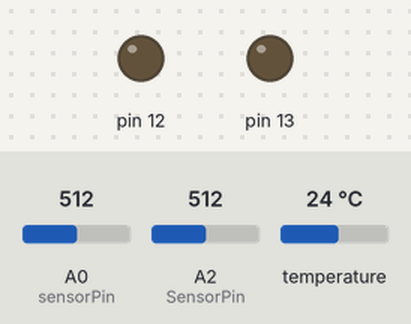
A sketch run on a simulated Arduino Uno, built with avr-gcc and run on an emulated ATmega328P. Parts: output pins drawn as LEDs (lit = HIGH). Inputs (shaded band) come from the test bench; at power-on: A0 (sensorPin) = 512, A2 (SensorPin) = 512, temperature 24 °C. WiFi joins after 1.5 s; servers stay silent unless stated; uploads are accepted with an empty reply; what the sketch prints to the serial monitor is not drawn.

Above: at 6.8 s.
At 10.9 s:
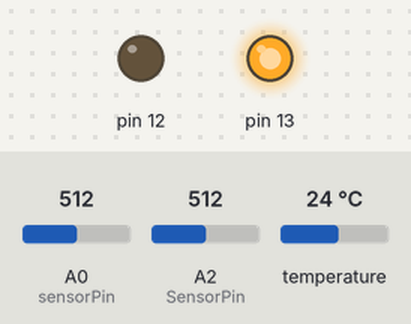
Timing chart, 0 to 13.1 s (numbered marks = the images above):
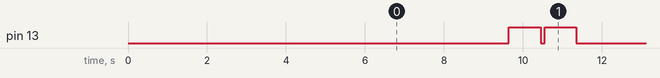

Measured:
- by itself, pin 13: repeats every 7.0 s: LOW 0.10 s, HIGH 0.80 s, LOW 5.3 s, HIGH 0.80 s
- by itself, everything shown: repeats every 7.0 s, in 4 steps

The sketch:

revisi4sensordengandb.ino
```cpp
#include <OneWire.h>
#include <DallasTemperature.h>
#include <Wire.h>
#include <Ethernet.h>
byte mac[] = { 0xDE, 0xAD, 0xBE, 0xEF, 0xFE, 0xED }; //MAC Address
#define ONE_WIRE_BUS 8 // pin suhu
int sensorPin = A0; //pin kekeruhan analog output
#define SensorPin 1          // the pH meter Analog output is connected with the Arduino’s Analog
unsigned long int avgValue;  //Store the average value of the sensor feedback
float b = 0;
int buf[10],temp;
#define SensorPin 2          // the salinitas meter Analog output is connected with the Arduino’s Analog
unsigned long int avgValueSAL;  //Store the average value of the sensor feedback
float c = 0;
int bufs[10],temps;
OneWire oneWire(ONE_WIRE_BUS);
DallasTemperature sensors(&oneWire);
float Celsius = 0;
// float Fahrenheit = 0;
float volt;
float ntu = 0;
float phValue;
float salValue;

//standar value sensor
float standarsuhu = 28.5;
float standarph = 8;
float standarkekeruhan = 3.75;
float standarsalinitas = 24;


int period = 5000; //interval simpan data ke db
unsigned long time_now = 0;
unsigned long byteCount = 0;
bool printWebData = true;  // set to false for better speed measurement
char server[] = "192.168.2.2";
IPAddress ip(192,168,1,2); //arduino IP
EthernetClient client;

void setup() {
  pinMode(12,OUTPUT);
  pinMode(13,OUTPUT);
  sensors.begin();
  Serial.begin(9600);
  Ethernet.begin(mac, ip);
  Serial.print("Local IP : ");
  Serial.println(Ethernet.localIP());
  delay(4000);
}
void loop() {

  //PERHITUNGAN SUHU
  sensors.requestTemperatures();
  Celsius = sensors.getTempCByIndex(0);
//  Fahrenheit = sensors.toFahrenheit(Celsius);


  if(millis() >= time_now + period){
    time_now += period;
    SendtoDB();
  }
  int len = client.available();
  if (len > 0) {
        byte buffer[80];
        if (len > 80) len = 80;
        client.read(buffer, len);
        if (printWebData) {
          Serial.write(buffer, len); // show in the serial monitor (slows some boards)
        }
        byteCount = byteCount + len;
  }
  delay(4000);
}

//insert data ke DB via injeksi control.php
void SendtoDB(){
  //PERHITUNGAN TURBIDITY
  int turbidity = analogRead(A0);// read the input on analog pin 0:
  float volt = turbidity*(5.0/ 1024.0)*3; // Convert the analog reading (which goes from 0 - 1023) to a voltage (0 - 5V):
//  tb = volt();
  //Serial.println("Nilai Kekeruhan sekarang:");
  //Serial.print(volt); // print out the value you read:
  //PERHITUNGAN PH
  for(int i=0;i<10;i++)       //Get 10 sample value from the sensor for smooth the value
  {
    buf[i]=analogRead(SensorPin);
    delay(10);
  }
  for(int i=0;i<9;i++)        //sort the analog from small to large
  {
    for(int j=i+1;j<10;j++)
    {
      if(buf[i]>buf[j])
      {
        temp=buf[i];
        buf[i]=buf[j];
        buf[j]=temp;
      }
    }
  }
  avgValue=0;
  for(int i=2;i<8;i++)                      //take the average value of 6 center sample
    avgValue+=buf[i];
  float phValue=(float)avgValue*5.0/1024/6; //convert the analog into millivolt
  phValue=1.7*phValue;                      //convert the millivolt into pH value
//  Serial.println("Nilai pH sekarang:");
//  Serial.print(phValue,2);
//  Serial.print(" ");
  digitalWrite(13, HIGH);
  delay(800);
  digitalWrite(13, LOW);


  //SALINITAS
  for(int i=0;i<10;i++)       //Get 10 sample value from the sensor for smooth the value
  {
    bufs[i]=analogRead(SensorPin);
    delay(10);
  }
  for(int i=0;i<9;i++)        //sort the analog from small to large
  {
    for(int j=i+1;j<10;j++)
    {
      if(bufs[i]>bufs[j])
      {
        temps=bufs[i];
        bufs[i]=bufs[j];
        bufs[j]=temp;
      }
    }
  }
  avgValueSAL=0;
  for(int i=2;i<8;i++)                      //take the average value of 6 center sample
    avgValueSAL+=bufs[i];
  float salValue=(float)avgValueSAL*5.0/1024/6; //convert the analog into millivolt
  salValue=1.7*salValue;                      //convert the millivolt into pH value
//  Serial.print("Nilai Salinitas sekarang:");
//  Serial.print(salValue,2);
//  Serial.println(" ");
  digitalWrite(13, HIGH);
  delay(800);
  digitalWrite(13, LOW);
   Serial.println(salValue);
   if (client.connect(server, 80)) {
    Serial.println("");
    Serial.println("connected");
    // Make a HTTP request:
    Serial.print("GET /wqs/views/data/control.php?dataSuhu=");
    Serial.print(Celsius);
    Serial.print("&dataStandarsuhu=");
    Serial.print(standarsuhu);
    Serial.print("&dataPh=");
    Serial.print(phValue);
    Serial.print("&dataStandarph=");
    Serial.print(standarph);
    Serial.print("&dataKekeruhan=");
    Serial.print(volt);
    Serial.print("&dataStandarkekeruhan=");
    Serial.print(standarkekeruhan);
    Serial.print("&dataSalinitas=");
    Serial.print(salValue);
    Serial.print("&dataStandarsalinitas=");
    Serial.print(standarsalinitas);

    client.print("GET /wqs/views/data/control.php?dataSuhu=");     //YOUR URL
    client.print(Celsius);
    client.print("&dataStandarsuhu=");
    client.print(standarsuhu);
    client.print("&dataPh=");
    client.print(phValue);
    client.print("&dataStandarph=");
    client.print(standarph);
    client.print("&dataKekeruhan=");
    client.print(volt);
    client.print("&dataStandarkekeruhan=");
    client.print(standarkekeruhan);
    client.print("&dataSalinitas=");
    client.print(salValue);
    client.print("&dataStandarsalinitas=");
    client.print(standarsalinitas);

    //client.print(Fahrenheit);
    client.print(" ");      //SPACE BEFORE HTTP/1.1
    client.print("HTTP/1.1");
    client.println();
    client.println("Host: 192.168.2.2");
    client.println("Connection: close");
    client.println();
  } else {
    // if you didn't get a connection to the server:
    Serial.println("connection failed");
  }
 }
```
